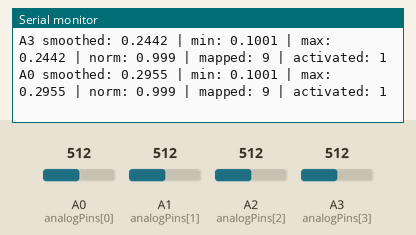
Simulated run of this sketch. Board: Arduino Uno, built with avr-gcc and run on an emulated ATmega328P. On the bench: the last lines printed to the serial monitor. The test bench sets the inputs (shaded band); at power-on: A0 (analogPins[0]) = 512, A1 (analogPins[1]) = 512, A2 (analogPins[2]) = 512, A3 (analogPins[3]) = 512.

Above: at 2.2 s.
2.3 s: A0 (analogPins[0]) set to 716
At 3.3 s:
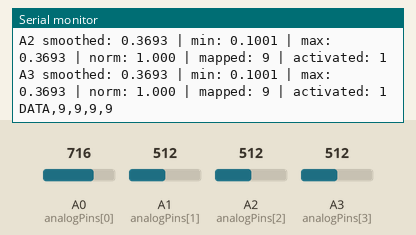
5.3 s: A1 (analogPins[1]) set to 716
At 5.38 s:
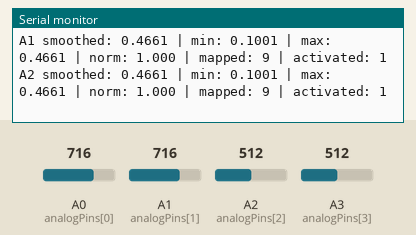
8.3 s: A2 (analogPins[2]) set to 716
At 8.32 s:
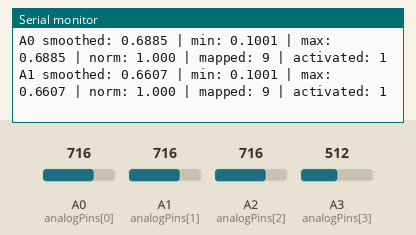
11.3 s: A3 (analogPins[3]) set to 716
At 11.34 s:
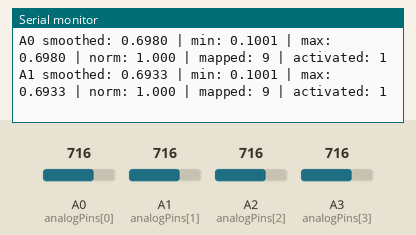
14.3 s: A0 (analogPins[0]) set to 992
At 14.36 s:
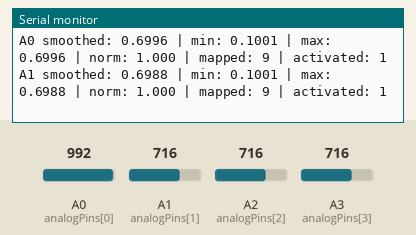
15.8 s: A1 (analogPins[1]) set to 992
At 19.74 s:
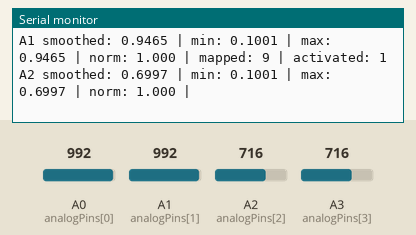
Timing chart, 0 to 19.8 s (numbered marks = the images above; inputs shaded):
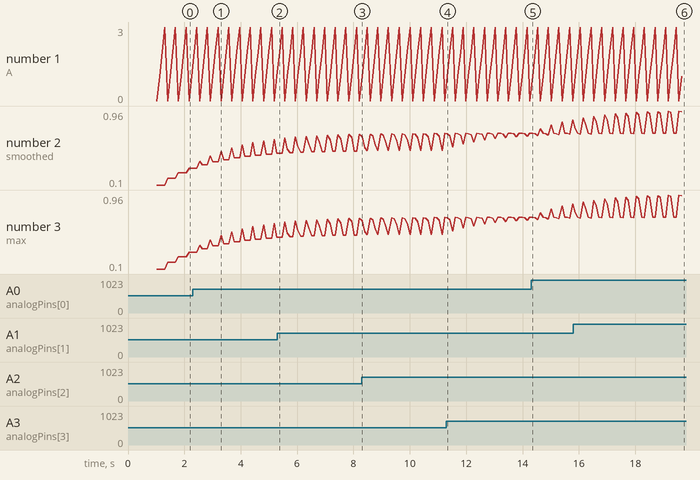

Measured:
- after the input at 2.3 s, the serial monitor: prints a new line after 0.24 s (image 1)
- after the input at 15.8 s, the serial monitor: prints a new line after 0.07 s (image 6)
- plotted number 2: 0.7 → 0.86 after the input at 14.3 s
- plotted number 3: 0.7 → 0.86 after the input at 14.3 s

The sketch:

Arduino_baseline16.ino
```cpp
const int analogPins[4] = {A0, A1, A2, A3};
float smoothed[4] = {0, 0, 0, 0};
float minVals[4] = {1, 1, 1, 1};
float maxVals[4] = {0, 0, 0, 0};
int mappedValues[4] = {1, 1, 1, 1};
int activated[4] = {0, 0, 0, 0};

const float alpha = 0.2;
const float activationThreshold = 0.55;

unsigned long lastTriggerTime = 0;
const unsigned long debounceTime = 1500;

void setup() {
  Serial.begin(9600);
  delay(1000);
  Serial.println("✅ Arduino 启动完成");
}

void loop() {
  bool anyActive = false;
  bool allMappedValid = true;

  for (int i = 0; i < 4; i++) {
    int raw = analogRead(analogPins[i]);
    float norm = raw / 1023.0;

    smoothed[i] = alpha * norm + (1 - alpha) * smoothed[i];

    if (smoothed[i] < minVals[i]) minVals[i] = smoothed[i];
    if (smoothed[i] > maxVals[i]) maxVals[i] = smoothed[i];

    float normed = (smoothed[i] - minVals[i]) / (maxVals[i] - minVals[i] + 0.0001);
    normed = constrain(normed, 0.0, 1.0);

    mappedValues[i] = map(normed * 1000, 0, 1000, 1, 10);
    activated[i] = normed > activationThreshold ? 1 : 0;

    if (activated[i] == 1) anyActive = true;
    if (mappedValues[i] < 1 || mappedValues[i] > 10) allMappedValid = false;

    // 打印调试信息
    Serial.print("A");
    Serial.print(i);
    Serial.print(" smoothed: "); Serial.print(smoothed[i], 4);
    Serial.print(" | min: "); Serial.print(minVals[i], 4);
    Serial.print(" | max: "); Serial.print(maxVals[i], 4);
    Serial.print(" | norm: "); Serial.print(normed, 3);
    Serial.print(" | mapped: "); Serial.print(mappedValues[i]);
    Serial.print(" | activated: "); Serial.println(activated[i]);
  }

  unsigned long now = millis();

  // 新的触发逻辑：任意一个激活 且 所有 mapped 合法
  if (anyActive && allMappedValid && (now - lastTriggerTime > debounceTime)) {
    Serial.print("DATA,");
    Serial.print(mappedValues[0]); Serial.print(",");
    Serial.print(mappedValues[1]); Serial.print(",");
    Serial.print(mappedValues[2]); Serial.print(",");
    Serial.println(mappedValues[3]);

    lastTriggerTime = now;
  }

  delay(50);
}
```
